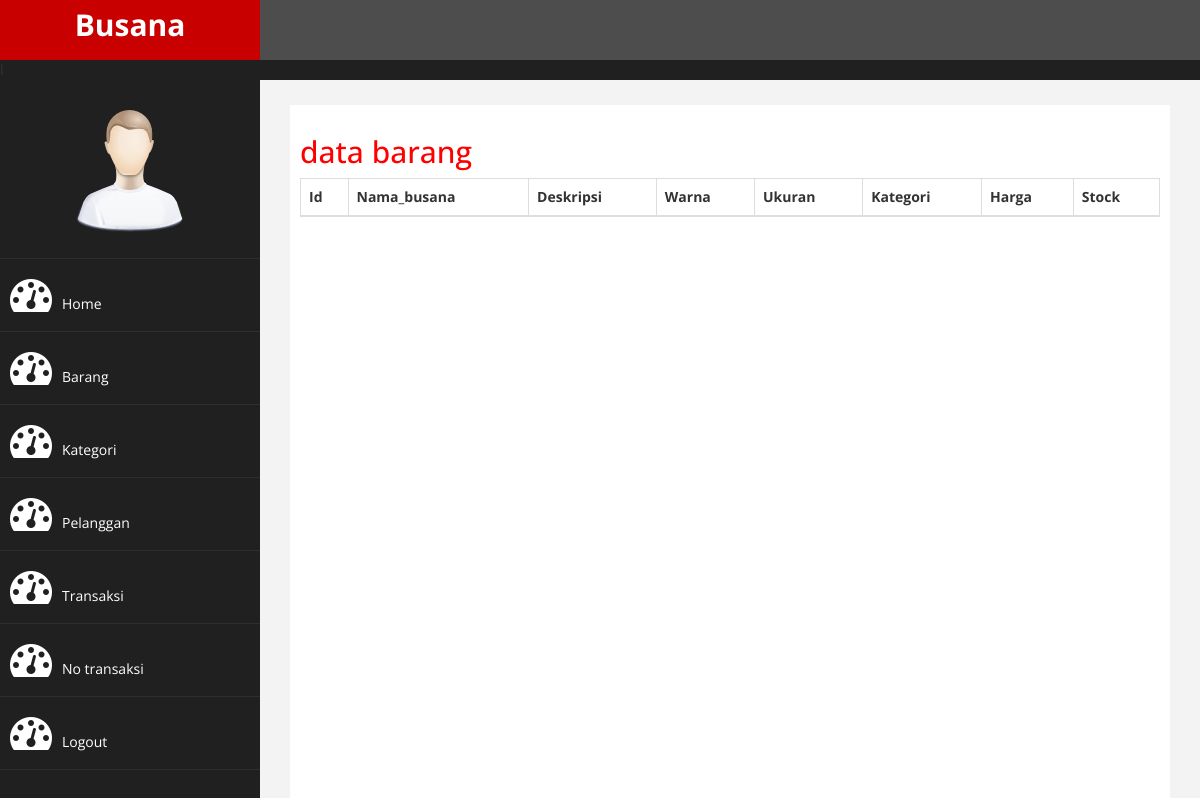
/Interface/index.php?halaman=Barang, run on an earlier commit of the app's database.
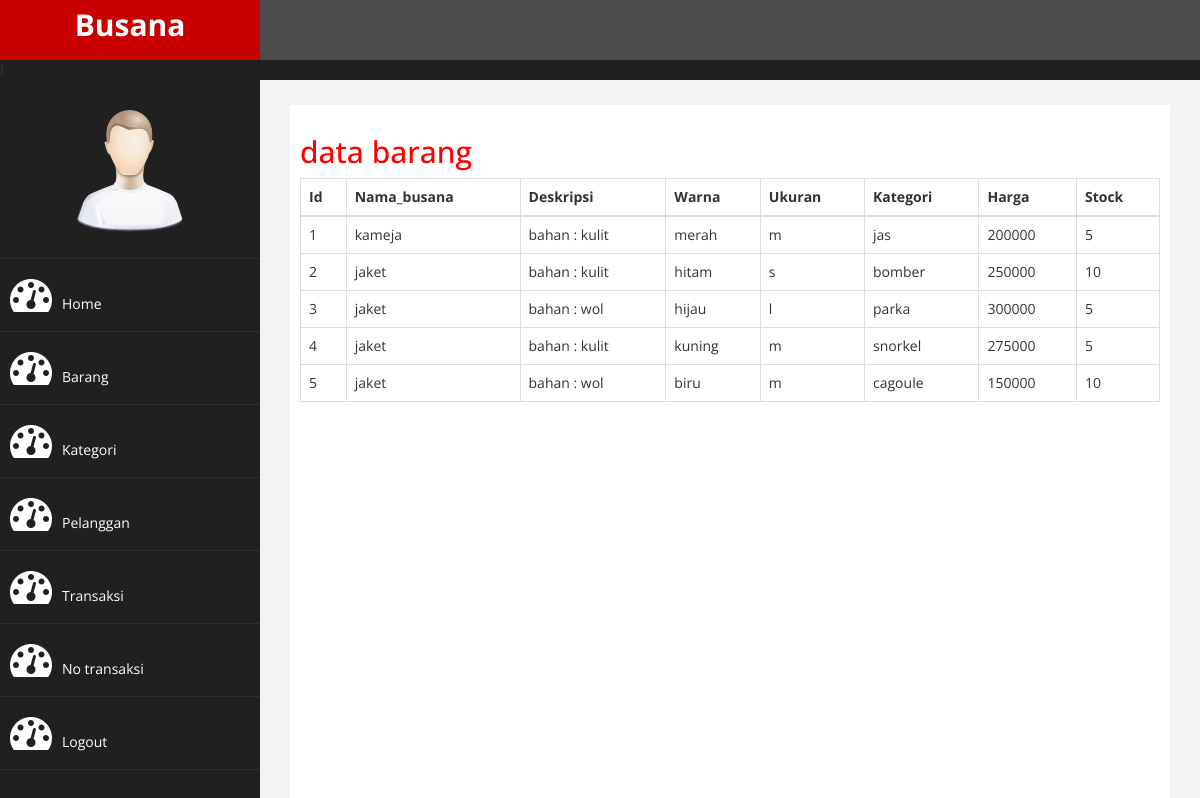
And on a later commit of the database.
### tables this page shows
CREATE TABLE `data_barang` (
  `Id` int(11) NOT NULL,
  `Nama_busana` varchar(35) NOT NULL,
  `Deskripsi` text NOT NULL,
  `Warna` varchar(35) NOT NULL,
  `Ukuran` varchar(15) NOT NULL,
  `Kategori` varchar(35) NOT NULL,
  `Harga` int(11) NOT NULL,
  `Stock` int(11) NOT NULL
);

### Interface/data_barang.php (the view)
<h2> data barang </h2>
<table class="table table-bordered">
	<thead>
		<tr>
			<th>Id</th>
			<th>Nama_busana</th>
			<th>Deskripsi</th>
			<th>Warna</th>
			<th>Ukuran</th>
			<th>Kategori</th>
			<th>Harga</th>
			<th>Stock</th>
		</tr>
	</thead>
	<tbody>
		<?php $ambil=$koneksi->query("SELECT * FROM data_barang"); ?>
		<?php while($pecah = $ambil->fetch_assoc()){ ?>
		<tr>
			<td><?php echo $pecah['Id']; ?></td>
			<td><?php echo $pecah['Nama_busana']; ?></td>
			<td><?php echo $pecah['Deskripsi']; ?></td>
			<td><?php echo $pecah['Warna']; ?></td>
			<td><?php echo $pecah['Ukuran']; ?></td>
			<td><?php echo $pecah['Kategori']; ?></td>
			<td><?php echo $pecah['Harga']; ?></td>
			<td><?php echo $pecah['Stock']; ?></td>
		</tr>
		<?php } ?>
	</tbody>
</table>

### Interface/index.php (shortened to what this page needs)
<?php
$koneksi = new mysqli("localhost", "root","", "sbdl_yuda");
?>
<!DOCTYPE html>
<html xmlns="http://www.w3.org/1999/xhtml">
<head>
    <link href="assets/css/bootstrap.css" rel="stylesheet" />
    <link href="assets/css/font-awesome.css" rel="stylesheet" />
    <link href="assets/js/morris/morris-0.4.3.min.css" rel="stylesheet" />
    <link href="assets/css/custom.css" rel="stylesheet" />
</head>
<body>
    <div id="wrapper">
        <nav class="navbar navbar-default navbar-cls-top " role="navigation" style="margin-bottom: 0">
            <div class="navbar-header">
                <a class="navbar-brand" href="index.php">Busana</a>
            </div>
  <div style="color: white;
padding: 15px 50px 5px 50px;
foat: right;
font-size: 16px;">  </div>
        </nav>l
                <nav class="navbar-default navbar-side" role="navigation">
            <div class="sidebar-collapse">
                <ul class="nav" id="main-menu">
				<li class="text-center">
                    <img src="assets/img/find_user.png" class="user-image img-responsive"/>
					</li>
                    <li><a href="index.php"><i class="fa fa-dashboard fa-3x"></i>Home</a></li>
                    <li><a href="index.php?halaman=Barang"><i class="fa fa-dashboard fa-3x"></i>Barang</a></li>
                    <li><a href="index.php?halaman=Kategori"><i class="fa fa-dashboard fa-3x"></i>Kategori</a></li>
                    <li><a href="index.php?halaman=pelanggan"><i class="fa fa-dashboard fa-3x"></i>Pelanggan</a></li>
                    <li><a href="index.php?halaman=transaksi"><i class="fa fa-dashboard fa-3x"></i>Transaksi</a></li>
                    <li><a href="index.php?halaman=notransaksi"><i class="fa fa-dashboard fa-3x"></i>No transaksi</a></li>
                    <li><a href="index.php?halaman=Logout"><i class="fa fa-dashboard fa-3x"></i>Logout</a></li>
                </ul>
            </div>
        </nav>
        <div id="page-wrapper" >
            <div id="page-inner">
                <?php
                if (isset($_GET['halaman']))
                {
                   if ($_GET['halaman']=="Barang")
                   {
                    include 'data_barang.php';
                   }
                   elseif ($_GET['halaman']=="Kategori")
                   {
                    include 'data_kategori.php';
                   }
                   elseif ($_GET['halaman']=="pelanggan")
                   {
                    include 'data_pelanggan.php';
                   }
                    elseif ($_GET['halaman']=="transaksi")
                   {
                    include 'data_transaksi.php';
                   }
                     elseif ($_GET['halaman']=="notransaksi")
                   {
                    include 'data_notransaksi.php';
                   }
                }
                else
                {
                    include 'home.php';
                }
                ?>
            </div>
            </div>
        </div>
</body>
</html>

### Interface/assets/css/custom.css (style rules this page uses)
body { font-family: 'Open Sans', sans-serif; }
#wrapper { width: 100%; background:#202020; }
#page-wrapper { padding: 15px 15px; min-height: 600px; background:#F3F3F3; }
#page-inner { width:100%; margin:10px 20px 10px 0px; background-color:#fff!important; padding:10px; min-height:1200px; }
.text-center { text-align:center; }
h2 { color: #f00; }
.user-image { margin: 25px auto; -webkit-border-radius: 10px; -moz-border-radius: 10px; border-radius: 10px; max-height:170px; max-width:170px; }
.navbar-cls-top .navbar-brand { color: #fff; background: #C90000; width: 260px; text-align: center; height: 60px; font-size: 30px; font-weight: 700; }
.sidebar-collapse , .sidebar-collapse .nav { background:none; }
.sidebar-collapse .nav { padding:0; }
.sidebar-collapse .nav > li > a { color:#fff; background:#202020; text-shadow:none; }
.sidebar-collapse > .nav > li > a { padding:15px 10px; }
.sidebar-collapse > .nav > li { border-bottom: 1px solid rgba(107, 108, 109, 0.19); }
.navbar-side { border:none; background-color: #202020; }
.navbar-cls-top { background:#4D4D4D; border-bottom:none; }
.navbar-default { border:0px solid black; }
.navbar-header { background: #A70303; }
.nav > li > a > i { margin-right:10px; }
@media (min-width:768px) { #page-wrapper { margin: 0 0 0 260px; padding: 15px 30px; min-height: 1200px; } }
@media (min-width:768px) { .navbar-side { z-index: 1; position: absolute; width: 260px; } }
@media (min-width:768px) { .navbar { border-radius: 0px; } }

What changed in the data, as far as the page shows it:
added data_barang: Id "1", Nama_busana "kameja", Deskripsi "bahan : kulit", Warna "merah", Ukuran "m", Kategori "jas", Harga "200000", Stock "5"
added data_barang: Id "2", Nama_busana "jaket", Deskripsi "bahan : kulit", Warna "hitam", Ukuran "s", Kategori "bomber", Harga "250000", Stock "10"
added data_barang: Id "3", Nama_busana "jaket", Deskripsi "bahan : wol", Warna "hijau", Ukuran "l", Kategori "parka", Harga "300000", Stock "5"
added data_barang: Id "4", Nama_busana "jaket", Deskripsi "bahan : kulit", Warna "kuning", Ukuran "m", Kategori "snorkel", Harga "275000", Stock "5"
added data_barang: Id "5", Nama_busana "jaket", Deskripsi "bahan : wol", Warna "biru", Ukuran "m", Kategori "cagoule", Harga "150000", Stock "10"
